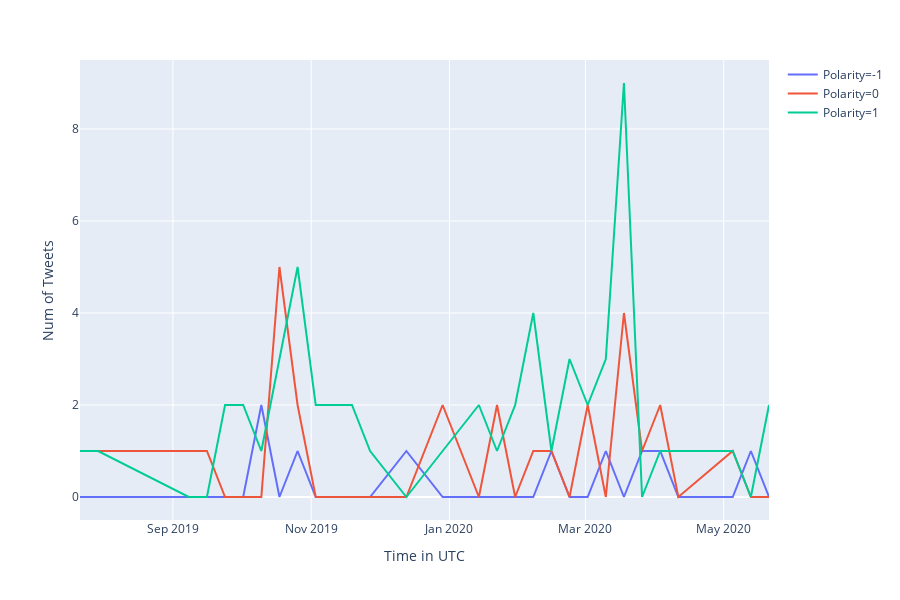

Notebook cell for this chart:
### Code cell
################################################################
#Displaying the sentiments of tweets posted by you throughout the year.  
#Polarity 0 = Neutral Sentiment
#Polarity 1 = Positive Sentiment
#Polarity -1 = Negative Sentiment
################################################################
from textblob import TextBlob
import time    
import datetime
class PreProcessTweets:
    def __init__(self):
        self._stopwords = set(list(punctuation) + ['AT_USER','URL'])
        
    def processTweets(self, list_of_tweets):
        processedTweets=[]
        for tweet in list_of_tweets:
            processedTweets.append((self._processTweet(tweet)))
        return processedTweets
    
    def _processTweet(self, tweet):
        tweet = tweet.lower() # convert text to lower-case
        tweet = re.sub('((www\.[^\s]+)|(https?://[^\s]+))', 'URL', tweet) # remove URLs
        tweet = re.sub('@[^\s]+', 'AT_USER', tweet) # remove usernames
        tweet = re.sub(r'#([^\s]+)', r'\1', tweet) # remove the # in #hashtag
        #tweet = word_tokenize(tweet) # remove repeated characters (helloooooooo into hello)
        return tweet #[word for word in tweet if word not in self._stopwords]

data=list()
tweettext=list()
for i in tweet:
    tweettext.append(i.text)

tweetProcessor = PreProcessTweets()
preprocessedtweets = tweetProcessor.processTweets(tweettext)

for i in range(len(preprocessedtweets)):
  #  try:
    li=list()
    li.append(tweet[i].id)
    li.append(tweet[i].date)
#    datetime_object = datetime.strptime(tweet[i].date.strftime('%Y-%m-%d'), '%Y-%m-%d')
 #   li.append(datetime_object)
    blob=TextBlob(preprocessedtweets[i])  
    if blob.sentiment.polarity == 0:
        li.append(0)
    if blob.sentiment.polarity < 0:
        li.append(-1)
    if blob.sentiment.polarity > 0:
        li.append(1)
    data.append(li)
#     except:
#         continue



df = pd.DataFrame(data, columns = ['id','Date', 'Polarity']) 

import plotly.express as px
def tseries(df):
    result = df.groupby([pd.Grouper(key='Date', freq='8D'), 'Polarity']).count().unstack(fill_value=0).stack().reset_index()
    result = result.rename(columns={"id": "Num of Tweets", "Date":"Time in UTC"})
    time_series = result["Time in UTC"][result['Polarity']==0].reset_index(drop=True)
    fig = px.line(result, x='Time in UTC', y="Num of Tweets", color='Polarity')
    fig.show()

tseries(df)

### Figure 1 — Plotly figure (JSON) as saved in the notebook; plotly's stock layout.template omitted (floating-point values rounded to 4 significant figures)
{"data": [{"hoverlabel": {"namelength": 0}, "hovertemplate": "Polarity=-1<br>Time in UTC=%{x}<br>Num of Tweets=%{y}", "legendgroup": "Polarity=-1", "line": {"color": "#636efa", "dash": "solid"}, "mode": "lines", "name": "Polarity=-1", "showlegend": true, "type": "scatter", "x": ["2019-07-22T00:00:00+00:00", "2019-07-30T00:00:00+00:00", "2019-09-08T00:00:00+00:00", "2019-09-16T00:00:00+00:00", "2019-09-24T00:00:00+00:00", "2019-10-02T00:00:00+00:00", "2019-10-10T00:00:00+00:00", "2019-10-18T00:00:00+00:00", "2019-10-26T00:00:00+00:00", "2019-11-03T00:00:00+00:00", "2019-11-19T00:00:00+00:00", "2019-11-27T00:00:00+00:00", "2019-12-13T00:00:00+00:00", "2019-12-29T00:00:00+00:00", "2020-01-14T00:00:00+00:00", "2020-01-22T00:00:00+00:00", "2020-01-30T00:00:00+00:00", "2020-02-07T00:00:00+00:00", "2020-02-15T00:00:00+00:00", "2020-02-23T00:00:00+00:00", "2020-03-02T00:00:00+00:00", "2020-03-10T00:00:00+00:00", "2020-03-18T00:00:00+00:00", "2020-03-26T00:00:00+00:00", "2020-04-03T00:00:00+00:00", "2020-04-11T00:00:00+00:00", "2020-05-05T00:00:00+00:00", "2020-05-13T00:00:00+00:00", "2020-05-21T00:00:00+00:00"], "xaxis": "x", "y": [0, 0, 0, 0, 0, 0, 2, 0, 1, 0, 0, 0, 1, 0, 0, 0, 0, 0, 1, 0, 0, 1, 0, 1, 1, 0, 0, 1, 0], "yaxis": "y"}, {"hoverlabel": {"namelength": 0}, "hovertemplate": "Polarity=0<br>Time in UTC=%{x}<br>Num of Tweets=%{y}", "legendgroup": "Polarity=0", "line": {"color": "#EF553B", "dash": "solid"}, "mode": "lines", "name": "Polarity=0", "showlegend": true, "type": "scatter", "x": ["2019-07-22T00:00:00+00:00", "2019-07-30T00:00:00+00:00", "2019-09-08T00:00:00+00:00", "2019-09-16T00:00:00+00:00", "2019-09-24T00:00:00+00:00", "2019-10-02T00:00:00+00:00", "2019-10-10T00:00:00+00:00", "2019-10-18T00:00:00+00:00", "2019-10-26T00:00:00+00:00", "2019-11-03T00:00:00+00:00", "2019-11-19T00:00:00+00:00", "2019-11-27T00:00:00+00:00", "2019-12-13T00:00:00+00:00", "2019-12-29T00:00:00+00:00", "2020-01-14T00:00:00+00:00", "2020-01-22T00:00:00+00:00", "2020-01-30T00:00:00+00:00", "2020-02-07T00:00:00+00:00", "2020-02-15T00:00:00+00:00", "2020-02-23T00:00:00+00:00", "2020-03-02T00:00:00+00:00", "2020-03-10T00:00:00+00:00", "2020-03-18T00:00:00+00:00", "2020-03-26T00:00:00+00:00", "2020-04-03T00:00:00+00:00", "2020-04-11T00:00:00+00:00", "2020-05-05T00:00:00+00:00", "2020-05-13T00:00:00+00:00", "2020-05-21T00:00:00+00:00"], "xaxis": "x", "y": [1, 1, 1, 1, 0, 0, 0, 5, 2, 0, 0, 0, 0, 2, 0, 2, 0, 1, 1, 0, 2, 0, 4, 1, 2, 0, 1, 0, 0], "yaxis": "y"}, {"hoverlabel": {"namelength": 0}, "hovertemplate": "Polarity=1<br>Time in UTC=%{x}<br>Num of Tweets=%{y}", "legendgroup": "Polarity=1", "line": {"color": "#00cc96", "dash": "solid"}, "mode": "lines", "name": "Polarity=1", "showlegend": true, "type": "scatter", "x": ["2019-07-22T00:00:00+00:00", "2019-07-30T00:00:00+00:00", "2019-09-08T00:00:00+00:00", "2019-09-16T00:00:00+00:00", "2019-09-24T00:00:00+00:00", "2019-10-02T00:00:00+00:00", "2019-10-10T00:00:00+00:00", "2019-10-18T00:00:00+00:00", "2019-10-26T00:00:00+00:00", "2019-11-03T00:00:00+00:00", "2019-11-19T00:00:00+00:00", "2019-11-27T00:00:00+00:00", "2019-12-13T00:00:00+00:00", "2019-12-29T00:00:00+00:00", "2020-01-14T00:00:00+00:00", "2020-01-22T00:00:00+00:00", "2020-01-30T00:00:00+00:00", "2020-02-07T00:00:00+00:00", "2020-02-15T00:00:00+00:00", "2020-02-23T00:00:00+00:00", "2020-03-02T00:00:00+00:00", "2020-03-10T00:00:00+00:00", "2020-03-18T00:00:00+00:00", "2020-03-26T00:00:00+00:00", "2020-04-03T00:00:00+00:00", "2020-04-11T00:00:00+00:00", "2020-05-05T00:00:00+00:00", "2020-05-13T00:00:00+00:00", "2020-05-21T00:00:00+00:00"], "xaxis": "x", "y": [1, 1, 0, 0, 2, 2, 1, 3, 5, 2, 2, 1, 0, 1, 2, 1, 2, 4, 1, 3, 2, 3, 9, 0, 1, 1, 1, 0, 2], "yaxis": "y"}], "layout": {"height": 600, "legend": {"tracegroupgap": 0}, "margin": {"t": 60}, "xaxis": {"anchor": "y", "domain": [0, 1], "title": {"text": "Time in UTC"}}, "yaxis": {"anchor": "x", "domain": [0, 1], "title": {"text": "Num of Tweets"}}}}
